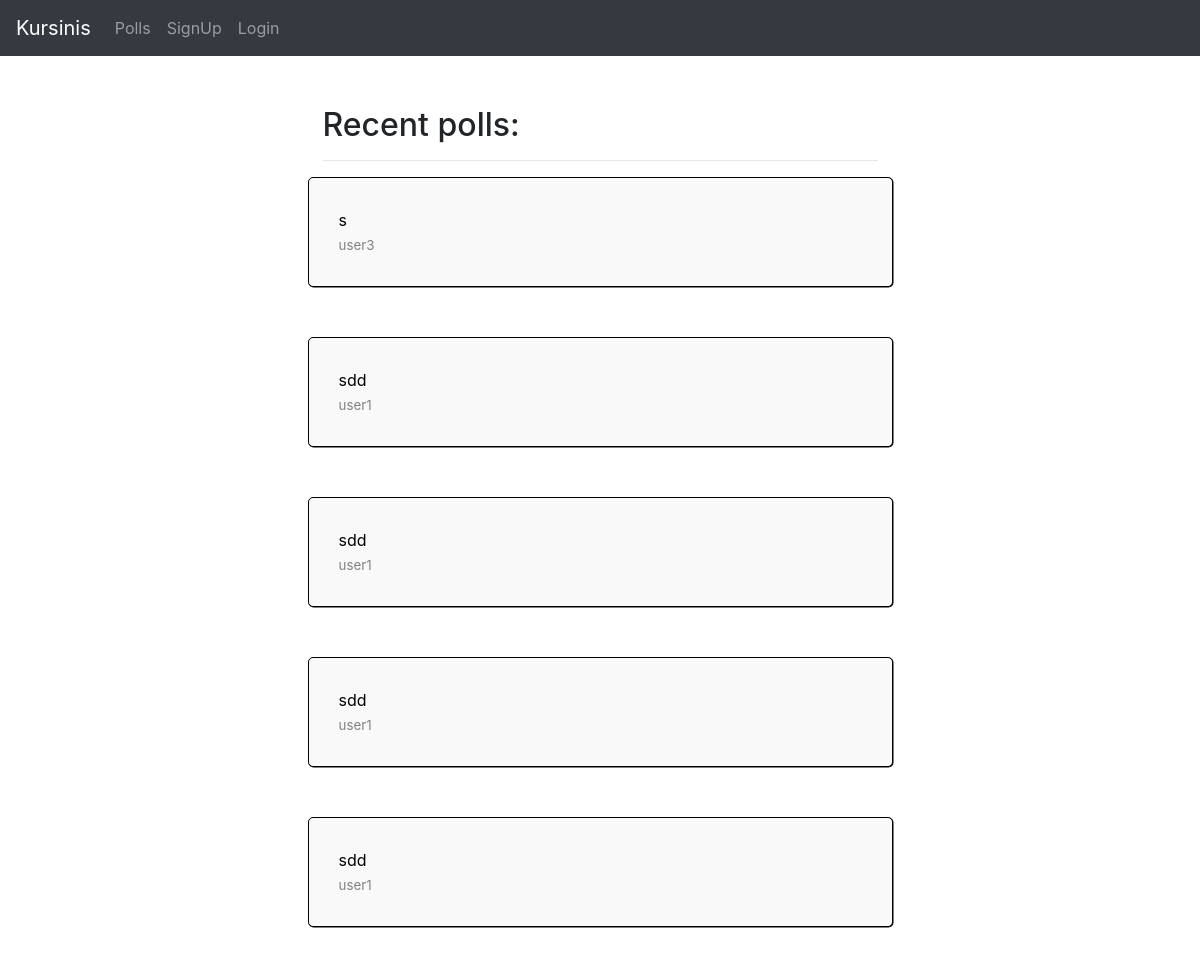
Before: / with the older database file.
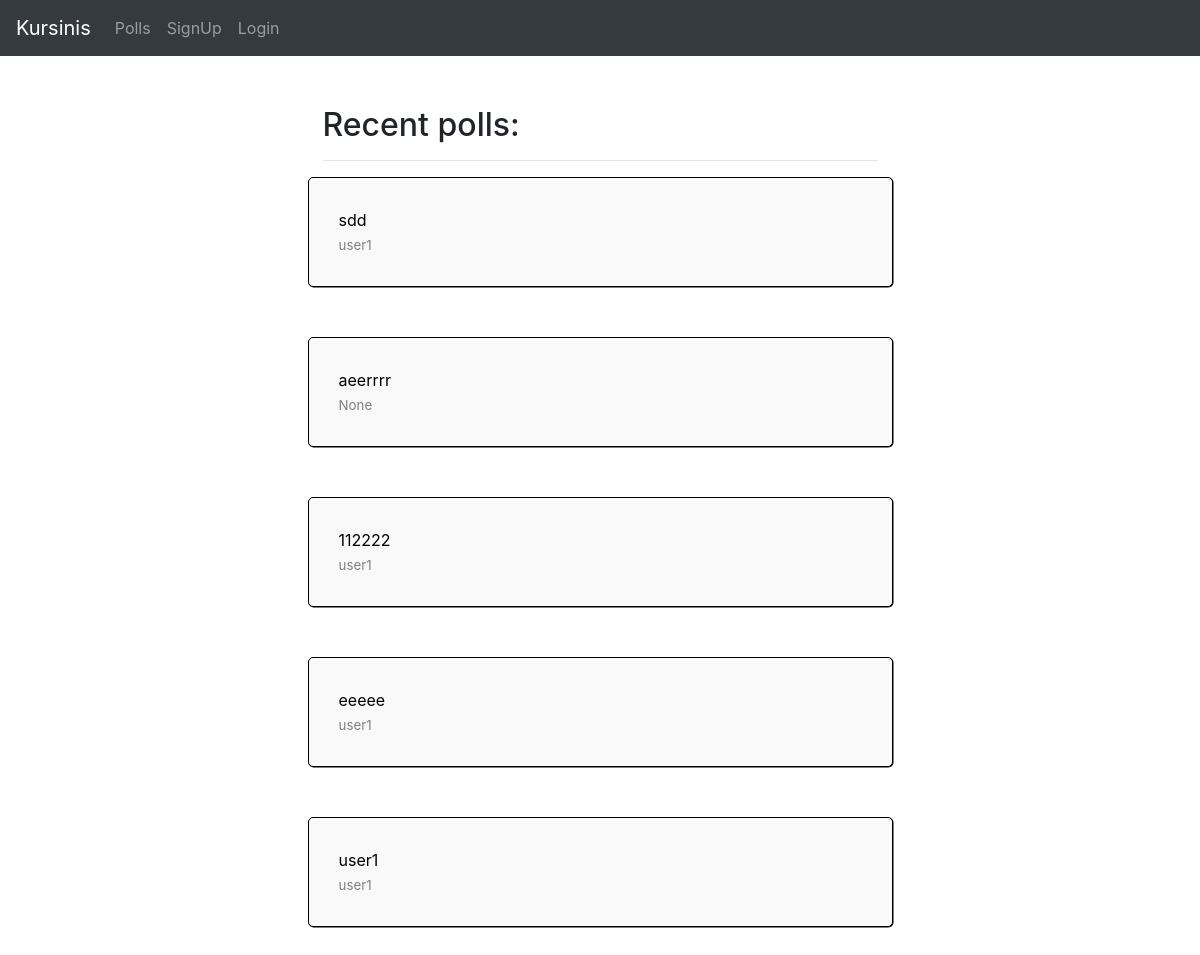
After: the same page with the newer database file.
### polls/models.py (models this page shows, shortened)
class Question(models.Model):
    question_text = models.CharField(max_length=200)
    created_at = models.DateTimeField('date_created_at', auto_now=True)
    user = models.ForeignKey(User, on_delete=models.CASCADE, null=True)
    groups = models.ManyToManyField(Group)

### polls/views.py (the view)
# urls.py: path('', views.IndexView.as_view(), name='index'),
class IndexView(generic.ListView):
    template_name = 'polls/index.html'
    context_object_name = 'latest_poll_list'
    def get_queryset(self):
        return Question.objects.order_by('-created_at')[:5]

### polls/templates/polls/index.html
{% extends "website/base.html" %}
{% block content %}
{% load static %}
<link rel="stylesheet" href="{% static 'polls/style.css' %}" type="text/css">
<div class="col mx-auto">
    <div class="mx-auto col-md-6">
        <h2>Recent polls:</h2>
        <hr>
    </div>
    {% if latest_poll_list %}
    {% for question in latest_poll_list %}
    <div class="question mx-auto col-md-6">
          <div class="question-text">{{ question.question_text }} <br> <span class="question-user-text">{{ question.user }}</span></div>
    </div>
    {% endfor %}
{% else %}
    <p>No polls are available.</p>
{% endif %}
</div>
{% endblock %}

Changed rows visible on the page:
no longer on this page (row unchanged): Question: question_text "s", user "user3"
no longer on this page (row unchanged): Question: question_text "sdd", user "user1"
no longer on this page (row unchanged): Question: question_text "sdd", user "user1"
no longer on this page (row unchanged): Question: question_text "sdd", user "user1"
added Question: question_text "aeerrrr", user "None"
added Question: question_text "112222", user "user1"
added Question: question_text "eeeee", user "user1"
added Question: question_text "user1", user "user1"
